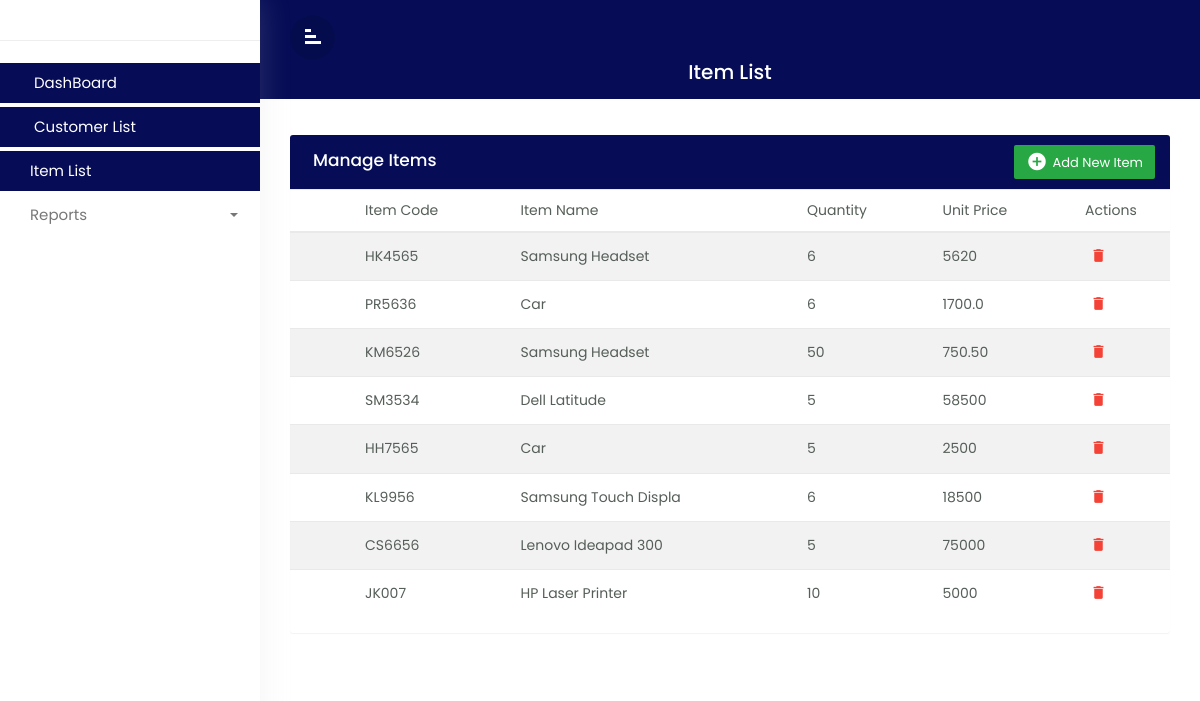
/lib/ItemList.php, run on the app's committed database.
### tables this page shows
CREATE TABLE `item` (
  `id` int(11) NOT NULL,
  `item_code` varchar(20) NOT NULL,
  `item_category` varchar(20) NOT NULL,
  `item_subcategory` varchar(20) NOT NULL,
  `item_name` varchar(20) NOT NULL,
  `quantity` varchar(20) NOT NULL,
  `unit_price` varchar(20) NOT NULL
);

### lib/Database.php (called while the page is built, shortened)
<?php
class Database{
    public $host=HOST;
    public $user=USER;
    public $password=PASSWORD;
    public $database=DATABASE;
    public $link;
    public function dbConnect(){
      $this->link=mysqli_connect($this->host,$this->user,$this->password,$this->database);
    }
    public function select($query){
      $result=mysqli_query($this->link,$query);
      if(mysqli_num_rows($result)>0){
         return $result;
      }
      else{
        return false;
      }
    }
}
?>

### classes/Item.php (called while the page is built, shortened)
<?php
   include_once '../lib/Database.php';
   class Item{
    public $db;
    public function __construct(){
        $this->db=new Database();
    }
    public function getAllitem(){
          $query="SELECT * FROM item ORDER BY id DESC";
          $result=$this->db->select($query);
          return $result;
    }
   }
?>

### lib/ItemList.php (the view, shortened to what this page needs)
<?php
 include_once '../classes/Item.php';
 $it=new Item();
?>
<!doctype html>
<html lang="en">
  <head>
        <link rel="stylesheet" href="../css/bootstrap.min.css">
        <link rel="stylesheet" href="../css/custom.css">
  </head>
  <body>
<div class="wrapper">
	 <div id="sidebar">
	    <div class="sidebar-header">
		</div>
		<ul class="list-unstyled component m-0">
		<li class="active">
		  <a href="../index.php" class="dashboard"><i class="material-icons"></i> DashBoard</a>
		  </li>
		  <li class="active">
		  <a href="CustomerList.php" class="dashboard"><i class="material-icons"></i> Customer List</a>
		  </li>
                   <li class="active">
		  <a href="ItemList.php" class="dashboard"><i class="material-icons"></i>Item List </a>
		  </li>
		  <li class="dropdown">
		  <a href="#homeSubmenu1" data-toggle="collapse" aria-expanded="false"
		  class="dropdown-toggle">
		  <i class="material-icons"></i>Reports
		  </a>
		  </li>
		</ul>
	 </div>
      <div id="content">
		  <div class="top-navbar">
		     <div class="xd-topbar">
			     <div class="row">
				     <div class="col-2 col-md-1 col-lg-1 order-2 order-md-1 align-self-center">
					    <div class="xp-menubar">
						    <span class="material-icons text-white">signal_cellular_alt</span>
						</div>
					 </div>
				 </div>
				 <div class="xp-breadcrumbbar text-center">
				    <h4 class="page-title">Item List</h4>
				 </div>
			 </div>
		  </div>
		      <div class="main-content">
			     <div class="row">
				    <div class="col-md-12">
					   <div class="table-wrapper">
					   <div class="table-title">
					     <div class="row">
						     <div class="col-sm-6 p-0 flex justify-content-lg-start justify-content-center">
							    <h2 class="ml-lg-2">Manage  Items</h2>
							 </div>
							 <div class="col-sm-6 p-0 flex justify-content-lg-end justify-content-center">
							   <a href="#addModal" class="btn btn-success" data-toggle="modal">
							   <i class="material-icons">&#xE147;</i>
							   <span>Add New Item</span>
							   </a>
							 </div>
					     </div>
					   </div>
					   <table class="table table-striped table-hover">
					      <thead>
						     <tr>
							 <th><span class="custom-checkbox">
						</th>
							 <th>Item Code</th>
							 <th>Item Name</th>
							 <th>Quantity</th>
							 <th>Unit Price</th>
							 <th>Actions</th>
							 </tr>
						  </thead>
						  <tbody>
						    <?php
							$allitem=$it->getAllitem();
							if($allitem){
								while($row=mysqli_fetch_assoc($allitem)){
                                  ?>
<tr>
							 <th><span class="custom-checkbox">
							</th>
							 <th><?=$row['item_code']?></th>
							 <th><?=$row['item_name']?></th>
							 <th><?=$row['quantity']?></th>
							 <th><?=$row['unit_price']?></th>
							 <th>
							   <a href="delete_item.php?item_id=<?=$row['id']?>" class="delete" >
							   <i class="material-icons" data-toggle="tooltip" title="Delete">&#xE872;</i>
							   </a>
							 </th>
							 </tr>
								  <?php
								}
							}
							?>
						  </tbody>
					   </table>
					   </div>
					</div>
			     </div>
			  </div>
	  </div>
</div>
  </body>
  </html>

### css/custom.css (style rules this page uses)
body,html { line-height:1.8; font-family:'Poppins',sans-serif; color:#555e58; text-transform:capitalize; font-weight:400; margin:0px; padding:0px; }
.material-icons { font-family: 'Material Icons'; font-weight: normal; font-style: normal; font-size: 24px; display: inline-block; line-height: 1; text-transform: none; letter-spacing: normal; word-wrap: normal; white-space: nowrap; direction: ltr; -webkit-font-smoothing: antialiased; text-rendering: optimizeLegibility; -moz-osx-font-smoothing: grayscale; font-feature-settings: 'liga'; }
a { color:#333; font-weight:400; }
ul,ol { padding:0px; margin:0px; list-style:none; }
a,a:hover,a:focus { color:#333; text-decoration:none; transition:all 0.3s; }
.wrapper { position:relative; width:100%; overflow:auto; }
#sidebar { position:fixed; height:100%!important; top:0; left:0; bottom:0; z-index:11; width:260px; overflow:auto; transition:all 0.3s; background-color:#fff; box-shadow:0 0 30px 0 rgba(200 200 200 / 20%); }
@media only screen and (min-width:992px) { #content { width:calc(100% - 260px); position:relative; float:right; transition:all 0.3s; } }
#sidebar .sidebar-header { padding:20px; background-color:#fff; border-bottom:1px solid #eee; }
#sidebar ul li { padding:2px 0px; }
#sidebar ul li.active> a { color:#ffffff; background-color:#060d56; }
.dropdown-toggle::after { position:absolute; right:22px; top:18px; color:#777777; }
#sidebar ul li.dropdown { position:sticky; }
#sidebar ul.component { padding:20px 0px; }
#sidebar ul li a { padding:5px 10px 5px 20px; line-height:30px; font-size:15px; position:relative; font-weight:400; display:block; color:#777777; text-transform:capitalize; }
#content { position:relative; transition:all 0.5s; background-attachment:#f9fafc; }
.top-navbar { width:100%; z-index:9; position:relative; padding:15px 30px; background-color:#060d56; }
.xd-topbar { width:100%; position:relative; }
.xp-breadcrumbbar .page-title { font-size:20px; color:#fff; margin-bottom:0; margin-top:0; }
.main-content { padding:30px 30px 0px 30px; }
.xp-menubar { border-radius:50%; width:45px; height:45px; line-height:45px; text-align:center; margin-right:20px; border:none; color:#fff; cursor:pointer; background-color:rgba(0,0,0,0.09); }
.xp-menubar span { margin:9px; padding:0px; transform:rotate(90deg); }
.table-wrapper { background-color: #fff; margin:6px 0px 40px 0px; width: 100%; overflow: auto; border-radius: 3px; box-shadow: 0 1px 1px rgb(0 0 0 / 5%); }
.table-title { background:#060d56; color:#fff; position:sticky; top:0; width:100%; left:0; padding:10px 30px; border-radius:0px 0px 0 0; }
.table-title h2 { margin:5px 0 0; font-size:17px; }
.table-title .btn { color:#fff; float:right; font-size:13px; border:none; min-width:50px; border-radius:2px; border:none; outline:none!important; margin-left:10px; }
.table-title .btn i { float:left; font-size:21px; margin-right:5px; }
.table-title .btn span { float:left; margin-top:2px; }
table.table tr th, table.table tr td { border-color:#e9e9e9; padding:8px 15px; font-size:14px; font-weight: 400; vertical-align:middle; }
table.table tr th:first-child { width:60px; }
table.table tr th:last-child { width:100px; }
table.table th i { font-size:17px; margin: 6px 5px; cursor:pointer; }
.delete { color:#F44336; }

### data on the page
item: item_code "HK4565", item_name "Samsung Headset", quantity "6", unit_price "5620"
item: item_code "PR5636", item_name "Car", quantity "6", unit_price "1700.0"
item: item_code "KM6526", item_name "Samsung Headset", quantity "50", unit_price "750.50"
item: item_code "SM3534", item_name "Dell Latitude", quantity "5", unit_price "58500"
item: item_code "HH7565", item_name "Car", quantity "5", unit_price "2500"
item: item_code "KL9956", item_name "Samsung Touch Displa", quantity "6", unit_price "18500"
item: item_code "CS6656", item_name "Lenovo Ideapad 300", quantity "5", unit_price "75000"
item: item_code "JK007", item_name "HP Laser Printer", quantity "10", unit_price "5000"
